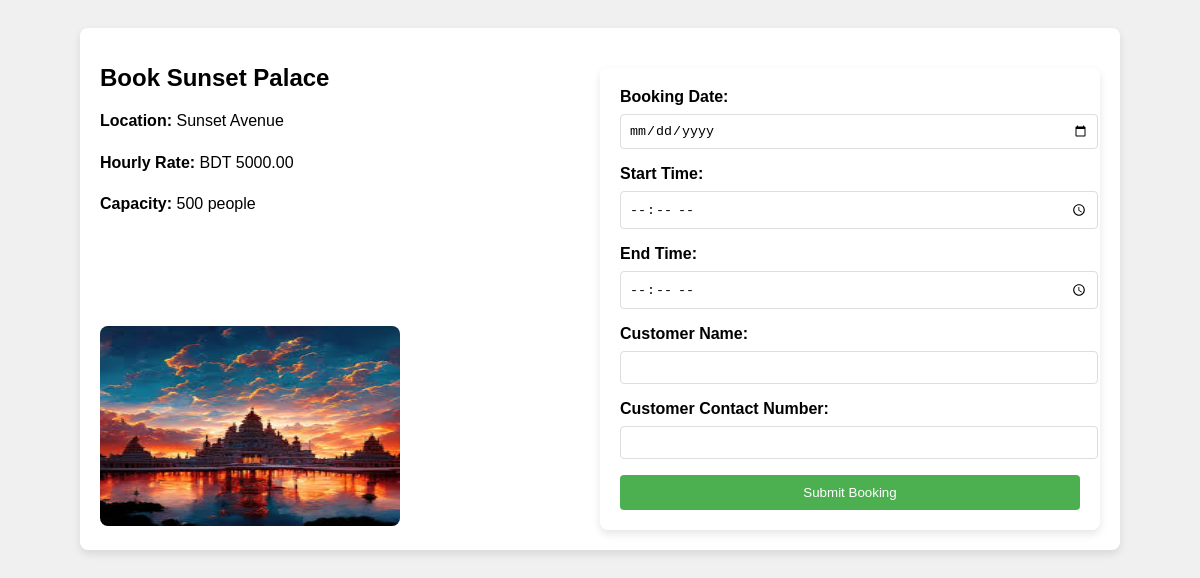
Screenshot of /book/6/ with the database file from the repository.
### booking/models.py (models this page shows, shortened)
class Venue(models.Model):
    venue_name = models.CharField(max_length=255)
    capacity = models.IntegerField()
    location = models.CharField(max_length=255)
    hourly_rate = models.DecimalField(decimal_places=2,max_digits=6)
    image = models.ImageField(upload_to='venue_images/', blank=True, null=True)  # New field for image

### booking/views.py (the view, shortened to what this page needs)
# urls.py: path("book/<int:venue_id>/", views.book_venue, name="book_venue"),  #booking page
def book_venue(request, venue_id):
    venue = Venue.objects.get(pk=venue_id)
    return render(request, "book_venue.html", {"venue": venue})

### booking/templates/book_venue.html (shortened to what this page needs)
<!DOCTYPE html>
<html lang="en">
<head>
</head>
<body>
    <div class="container">
         <div class ="details-container">
        <div class="venue-details">
            <h1>Book {{ venue.venue_name }}</h1>
            <p><strong>Location:</strong> {{ venue.location }}</p>
            <p><strong>Hourly Rate:</strong> BDT {{ venue.hourly_rate }}</p>
            <p><strong>Capacity:</strong> {{ venue.capacity }} people</p>
        </div>
        <div class="venue-image">
            <img src="{{ venue.image.url }}" alt="Image of {{ venue.venue_name }}">
        </div>
    </div>
        <form method="POST" action="{% url 'book_venue' venue.id %}">
            <label for="date">Booking Date:</label>
            <input type="date" id="date" name="date" required>
            <label for="start_time">Start Time:</label>
            <input type="time" id="start_time" name="start_time" required>
            <label for="end_time">End Time:</label>
            <input type="time" id="end_time" name="end_time" required>
            <label for="customer_name">Customer Name:</label>
            <input type="text" id="customer_name" name="customer_name" required>
            <label for="customer_number">Customer Contact Number:</label>
            <input type="number" id="customer_number" name="customer_number" required>
            <button type="submit">Submit Booking</button>
        </form>
    </div>
</body>
</html>

### booking/templates/book_venue.html (style rules this page uses)
body { font-family: Arial, sans-serif; background-color: #f0f0f0; padding: 20px; }
.container { max-width: 1000px; margin: 0 auto; display: flex; gap:200px; justify-content: space-between; flex-wrap: wrap; background-color: white; border-radius: 8px; box-shadow: 0 4px 8px rgba(0, 0, 0, 0.1); padding: 20px; }
.venue-details { flex: 1; margin-right: 20px; }
.venue-details h1 { font-size: 24px; margin-bottom: 10px; }
.venue-details p { margin-bottom: 10px; line-height: 1.6; }
.venue-image img { width: 300px; height: 200px; border-radius: 8px; }
form { flex: 1; margin-top: 20px; background-color: #fff; border-radius: 8px; padding: 20px; box-shadow: 0 4px 8px rgba(0, 0, 0, 0.1); }
label { display: block; margin-bottom: 8px; font-weight: bold; }
input[type="text"], input[type="date"], input[type="time"], input[type="number"] { width: 100%; padding: 8px; margin-bottom: 16px; border: 1px solid #ddd; border-radius: 4px; }
button { display: block; width: 100%; padding: 10px; background-color: #4CAF50; color: #fff; border: none; border-radius: 4px; cursor: pointer; }
.details-container { display: flex; flex-direction: column; gap:20px }

### rows the page displays
Venue: venue_name "Sunset Palace", location "Sunset Avenue", hourly_rate "5000.00", capacity "500", image (picture)
